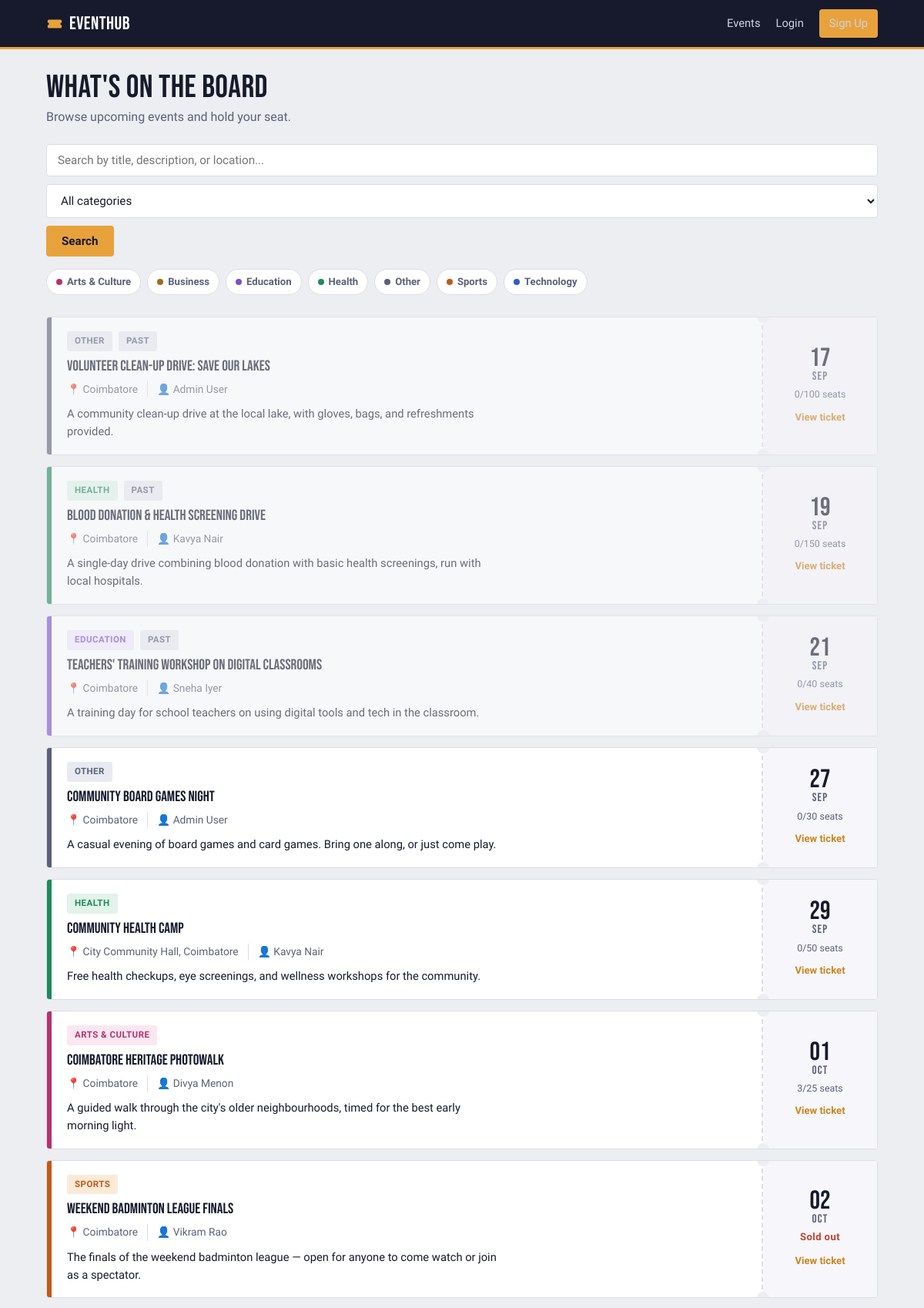
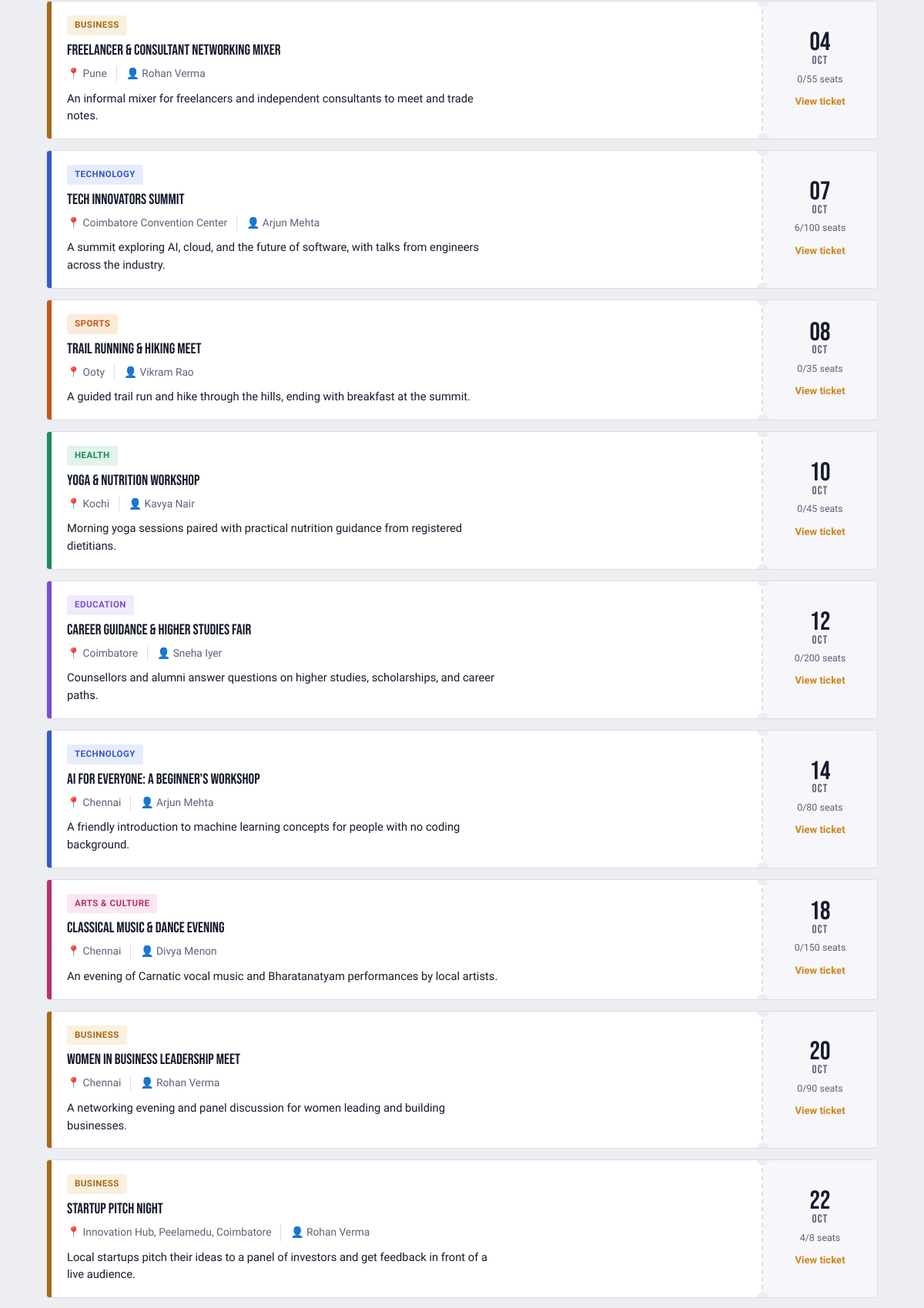
The page / (upper part) on the database its author committed (2 pictures, top to bottom).
### tables this page shows
CREATE TABLE events (
    id INTEGER PRIMARY KEY AUTOINCREMENT,
    title TEXT NOT NULL,
    description TEXT,
    category TEXT NOT NULL,
    location TEXT NOT NULL,
    event_date TEXT NOT NULL,
    capacity INTEGER NOT NULL,
    organizer_id INTEGER NOT NULL,
    created_at TEXT NOT NULL,
    FOREIGN KEY (organizer_id) REFERENCES users (id) ON DELETE CASCADE
);

CREATE TABLE users (
    id INTEGER PRIMARY KEY AUTOINCREMENT,
    full_name TEXT NOT NULL,
    email TEXT UNIQUE NOT NULL,
    phone TEXT,
    password_hash TEXT NOT NULL,
    role TEXT NOT NULL DEFAULT 'participant',   -- 'participant' or 'admin'
    created_at TEXT NOT NULL
);

### app.py (the view)
@app.route("/")
def index():
    db = get_db()
    search = request.args.get("q", "").strip()
    category = request.args.get("category", "").strip()
    query = """
        SELECT e.*, u.full_name AS organizer_name,
               (SELECT COUNT(*) FROM registrations r WHERE r.event_id = e.id) AS seats_taken
        FROM events e
        JOIN users u ON u.id = e.organizer_id
        WHERE 1=1
    """
    params = []
    if search:
        query += " AND (e.title LIKE ? OR e.description LIKE ? OR e.location LIKE ?)"
        like = f"%{search}%"
        params += [like, like, like]
    if category:
        query += " AND e.category = ?"
        params.append(category)
    query += " ORDER BY e.event_date ASC"
    events = db.execute(query, params).fetchall()
    categories = db.execute("SELECT DISTINCT category FROM events ORDER BY category").fetchall()
    return render_template(
        "index.html", events=events, search=search,
        category=category, categories=categories, today=date.today().isoformat()
    )

### app.py (called while the page is built)
@app.template_filter("ticket_date")
def ticket_date(value):
    try:
        d = datetime.strptime(value, "%Y-%m-%d").date()
        return {"day": f"{d.day:02d}", "mon": MONTHS[d.month - 1], "year": str(d.year)}
    except (ValueError, TypeError):
        return {"day": "--", "mon": "---", "year": ""}

@app.template_filter("cat_slug")
def cat_slug(value):
    return CATEGORY_SLUGS.get(value, "other")

def current_user():
    if "user_id" not in session:
        return None
    db = get_db()
    return db.execute(
        "SELECT * FROM users WHERE id = ?", (session["user_id"],)
    ).fetchone()

@app.context_processor
def inject_globals():
    return {"current_user": current_user(), "current_year": datetime.now().year}

### database.py (called while the page is built)
def get_db():
    if "db" not in g:
        g.db = sqlite3.connect(current_app.config["DATABASE"])
        g.db.row_factory = sqlite3.Row
        g.db.execute("PRAGMA foreign_keys = ON")
    return g.db

### templates/index.html (shortened to what this page needs)
{% extends "base.html" %}
{% block content %}
<section class="page-header">
    <h1>What's on the board</h1>
    <p>Browse upcoming events and hold your seat.</p>
</section>
<form class="search-bar" method="get" action="{{ url_for('index') }}">
    <input type="text" name="q" placeholder="Search by title, description, or location..." value="{{ search }}">
    <select name="category">
        <option value="">All categories</option>
    </select>
    <button type="submit" class="btn-primary">Search</button>
</form>
{% if categories|length > 0 %}
    <div class="chip-row">
        {% for c in categories %}
            <a href="{{ url_for('index', category=c['category'], q=search) }}"
               class="chip {% if c['category'] == category %}is-active{% endif %}">
                <span class="chip-dot spine-{{ c['category']|cat_slug }}"></span>{{ c['category'] }}
            </a>
        {% endfor %}
    </div>
{% endif %}
{% if events|length == 0 %}
    <div class="empty-state">
        <h2>Nothing on the board</h2>
        <p>Try a different search{% if not current_user %}, or <a href="{{ url_for('login') }}">log in</a> to host one!{% else %}, or <a href="{{ url_for('create_event') }}">host a new event</a>.{% endif %}</p>
    </div>
{% else %}
    <div class="ticket-list">
        {% for e in events %}
            {% set td = e['event_date']|ticket_date %}
            <div class="ticket {% if e['event_date'] < today %}is-past{% endif %}">
                <div class="ticket-spine spine-{{ e['category']|cat_slug }}"></div>
                <div class="ticket-main">
                    <div class="ticket-top-row">
                        <span class="badge badge-{{ e['category']|cat_slug }}">{{ e['category'] }}</span>
                        {% if e['event_date'] < today %}<span class="badge badge-muted">Past</span>{% endif %}
                    </div>
                    <h3 class="ticket-title"><a href="{{ url_for('event_detail', event_id=e['id']) }}">{{ e['title'] }}</a></h3>
                    <p class="ticket-meta">
                        <span class="meta-item">📍 {{ e['location'] }}</span>
                        <span class="meta-item">👤 {{ e['organizer_name'] }}</span>
                    </p>
                    <p class="ticket-desc">{{ e['description'][:130] }}{% if e['description']|length > 130 %}…{% endif %}</p>
                </div>
                <div class="ticket-divider"></div>
                <div class="ticket-stub">
                    <span class="stub-date"><span class="stub-day">{{ td.day }}</span><span class="stub-mon">{{ td.mon }}</span></span>
                    {% if e['seats_taken'] >= e['capacity'] %}
                        <span class="stub-sold-out">Sold out</span>
                    {% else %}
                        <span class="stub-seats">{{ e['seats_taken'] }}/{{ e['capacity'] }} seats</span>
                    {% endif %}
                    <a href="{{ url_for('event_detail', event_id=e['id']) }}" class="stub-link">View ticket</a>
                </div>
            </div>
        {% endfor %}
    </div>
{% endif %}
{% endblock %}

### rows shown on the page
events: category "OTHER", event_date "PAST", title "Volunteer Clean-Up Drive: Save Our Lakes", location "Coimbatore", organizer_name "Admin User", description "A community clean-up drive at the local lake, with gloves, bags, and refreshments provided.", day "17", mon "SEP", seats_taken "0", capacity "100"
events: category "HEALTH", event_date "PAST", title "Blood Donation & Health Screening Drive", location "Coimbatore", organizer_name "Kavya Nair", description "A single-day drive combining blood donation with basic health screenings, run with local hospitals.", day "19", mon "SEP", seats_taken "0", capacity "150"
events: category "EDUCATION", event_date "PAST", title "Teachers' Training Workshop on Digital Classrooms", location "Coimbatore", organizer_name "Sneha Iyer", description "A training day for school teachers on using digital tools and tech in the classroom.", day "21", mon "SEP", seats_taken "0", capacity "40"
events: category "OTHER", title "Community Board Games Night", location "Coimbatore", organizer_name "Admin User", description "A casual evening of board games and card games. Bring one along, or just come play.", day "27", mon "SEP", seats_taken "0", capacity "30"
events: category "HEALTH", title "Community Health Camp", location "City Community Hall, Coimbatore", organizer_name "Kavya Nair", description "Free health checkups, eye screenings, and wellness workshops for the community.", day "29", mon "SEP", seats_taken "0", capacity "50"
events: category "ARTS & CULTURE", title "Coimbatore Heritage Photowalk", location "Coimbatore", organizer_name "Divya Menon", description "A guided walk through the city's older neighbourhoods, timed for the best early morning light.", day "01", mon "OCT", seats_taken "3", capacity "25"
events: category "SPORTS", title "Weekend Badminton League Finals", location "Coimbatore", organizer_name "Vikram Rao", description "The finals of the weekend badminton league — open for anyone to come watch or join as a spectator.", day "02", mon "OCT", capacity "Sold out"
events: category "BUSINESS", title "Freelancer & Consultant Networking Mixer", location "Pune", organizer_name "Rohan Verma", description "An informal mixer for freelancers and independent consultants to meet and trade notes.", day "04", mon "OCT", seats_taken "0", capacity "55"
events: category "TECHNOLOGY", title "Tech Innovators Summit", location "Coimbatore Convention Center", organizer_name "Arjun Mehta", description "A summit exploring AI, cloud, and the future of software, with talks from engineers across the industry.", day "07", mon "OCT", seats_taken "6", capacity "100"
events: category "SPORTS", title "Trail Running & Hiking Meet", location "Ooty", organizer_name "Vikram Rao", description "A guided trail run and hike through the hills, ending with breakfast at the summit.", day "08", mon "OCT", seats_taken "0", capacity "35"
events: category "HEALTH", title "Yoga & Nutrition Workshop", location "Kochi", organizer_name "Kavya Nair", description "Morning yoga sessions paired with practical nutrition guidance from registered dietitians.", day "10", mon "OCT", seats_taken "0", capacity "45"
events: category "EDUCATION", title "Career Guidance & Higher Studies Fair", location "Coimbatore", organizer_name "Sneha Iyer", description "Counsellors and alumni answer questions on higher studies, scholarships, and career paths.", day "12", mon "OCT", seats_taken "0", capacity "200"
events: category "TECHNOLOGY", title "AI for Everyone: A Beginner's Workshop", location "Chennai", organizer_name "Arjun Mehta", description "A friendly introduction to machine learning concepts for people with no coding background.", day "14", mon "OCT", seats_taken "0", capacity "80"
events: category "ARTS & CULTURE", title "Classical Music & Dance Evening", location "Chennai", organizer_name "Divya Menon", description "An evening of Carnatic vocal music and Bharatanatyam performances by local artists.", day "18", mon "OCT", seats_taken "0", capacity "150"
events: category "BUSINESS", title "Women in Business Leadership Meet", location "Chennai", organizer_name "Rohan Verma", description "A networking evening and panel discussion for women leading and building businesses.", day "20", mon "OCT", seats_taken "0", capacity "90"
events: category "BUSINESS", title "Startup Pitch Night", location "Innovation Hub, Peelamedu, Coimbatore", organizer_name "Rohan Verma", description "Local startups pitch their ideas to a panel of investors and get feedback in front of a live audience.", day "22", mon "OCT", seats_taken "4", capacity "8"

### other values the page prints
{{ c['category'] }} "Arts & Culture" "Business" "Education" "Health" "Other" "Sports" "Technology"
